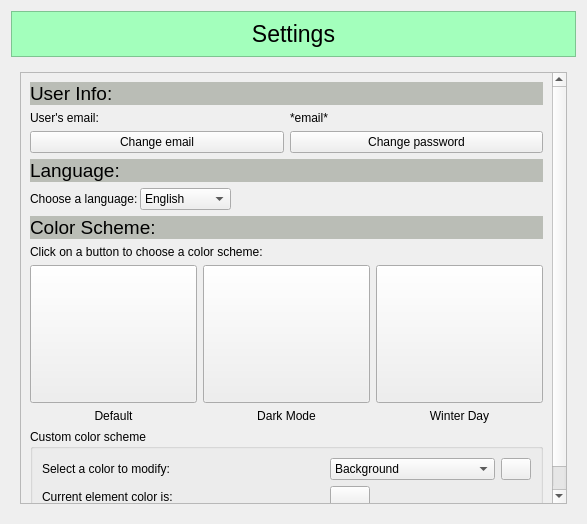
<?xml version="1.0" encoding="UTF-8"?>
<ui version="4.0">
 <class>SettingsSubPage</class>
 <widget class="QWidget" name="SettingsSubPage">
  <property name="geometry">
   <rect>
    <x>0</x>
    <y>0</y>
    <width>587</width>
    <height>524</height>
   </rect>
  </property>
  <property name="sizePolicy">
   <sizepolicy hsizetype="Preferred" vsizetype="Preferred">
    <horstretch>0</horstretch>
    <verstretch>0</verstretch>
   </sizepolicy>
  </property>
  <property name="windowTitle">
   <string>Form</string>
  </property>
  <layout class="QGridLayout" name="gridLayout" rowstretch="1,0" columnstretch="0,0">
   <item row="0" column="1">
    <widget class="QFrame" name="frame">
     <property name="sizePolicy">
      <sizepolicy hsizetype="Minimum" vsizetype="Fixed">
       <horstretch>0</horstretch>
       <verstretch>0</verstretch>
      </sizepolicy>
     </property>
     <property name="styleSheet">
      <string notr="true">background-color: #a3ffbc;</string>
     </property>
     <property name="frameShape">
      <enum>QFrame::StyledPanel</enum>
     </property>
     <property name="frameShadow">
      <enum>QFrame::Raised</enum>
     </property>
     <layout class="QHBoxLayout" name="horizontalLayout_3">
      <item>
       <widget class="QLabel" name="label">
        <property name="font">
         <font>
          <pointsize>17</pointsize>
         </font>
        </property>
        <property name="text">
         <string>Settings</string>
        </property>
        <property name="alignment">
         <set>Qt::AlignCenter</set>
        </property>
       </widget>
      </item>
     </layout>
    </widget>
   </item>
   <item row="1" column="1">
    <widget class="QStackedWidget" name="stackedWidget">
     <property name="currentIndex">
      <number>0</number>
     </property>
     <widget class="QWidget" name="MainPage">
      <layout class="QVBoxLayout" name="verticalLayout" stretch="0">
       <item>
        <widget class="QScrollArea" name="scrollArea">
         <property name="widgetResizable">
          <bool>true</bool>
         </property>
         <widget class="QWidget" name="scrollAreaWidgetContents">
          <property name="geometry">
           <rect>
            <x>0</x>
            <y>0</y>
            <width>535</width>
            <height>509</height>
           </rect>
          </property>
          <layout class="QVBoxLayout" name="verticalLayout_2" stretch="2,1,10,0,0,0,0,0,0,0">
           <item>
            <widget class="QLabel" name="UserInfoLabel_2">
             <property name="sizePolicy">
              <sizepolicy hsizetype="Preferred" vsizetype="Minimum">
               <horstretch>0</horstretch>
               <verstretch>0</verstretch>
              </sizepolicy>
             </property>
             <property name="font">
              <font>
               <pointsize>14</pointsize>
              </font>
             </property>
             <property name="styleSheet">
              <string notr="true">background-color: rgb(85, 87, 83);
background-color: rgb(186, 189, 182);</string>
             </property>
             <property name="text">
              <string>User Info:</string>
             </property>
            </widget>
           </item>
           <item>
            <spacer name="verticalSpacer_7">
             <property name="orientation">
              <enum>Qt::Vertical</enum>
             </property>
             <property name="sizeType">
              <enum>QSizePolicy::Preferred</enum>
             </property>
             <property name="sizeHint" stdset="0">
              <size>
               <width>20</width>
               <height>4</height>
              </size>
             </property>
            </spacer>
           </item>
           <item>
            <layout class="QGridLayout" name="gridLayout_3" rowstretch="0,0" columnstretch="0,0">
             <property name="sizeConstraint">
              <enum>QLayout::SetMinimumSize</enum>
             </property>
             <item row="0" column="0">
              <widget class="QLabel" name="EmailLabel">
               <property name="sizePolicy">
                <sizepolicy hsizetype="Preferred" vsizetype="Minimum">
                 <horstretch>0</horstretch>
                 <verstretch>0</verstretch>
                </sizepolicy>
               </property>
               <property name="text">
                <string>User's email:</string>
               </property>
              </widget>
             </item>
             <item row="0" column="1">
              <widget class="QLabel" name="Email">
               <property name="sizePolicy">
                <sizepolicy hsizetype="Preferred" vsizetype="Minimum">
                 <horstretch>0</horstretch>
                 <verstretch>0</verstretch>
                </sizepolicy>
               </property>
               <property name="text">
                <string>*email*</string>
               </property>
              </widget>
             </item>
             <item row="1" column="0">
              <widget class="QPushButton" name="ChangeEmailButton">
               <property name="text">
                <string>Change email</string>
               </property>
              </widget>
             </item>
             <item row="1" column="1">
              <widget class="QPushButton" name="ChangePasswordButton">
               <property name="text">
                <string>Change password</string>
               </property>
              </widget>
             </item>
            </layout>
           </item>
           <item>
            <widget class="QLabel" name="label_7">
             <property name="font">
              <font>
               <pointsize>14</pointsize>
              </font>
             </property>
             <property name="styleSheet">
              <string notr="true">background-color: rgb(85, 87, 83);
background-color: rgb(186, 189, 182);</string>
             </property>
             <property name="text">
              <string>Language:</string>
             </property>
            </widget>
           </item>
           <item>
            <layout class="QHBoxLayout" name="LanguageLayout">
             <property name="spacing">
              <number>2</number>
             </property>
             <item>
              <widget class="QLabel" name="label_9">
               <property name="text">
                <string>Choose a language:</string>
               </property>
              </widget>
             </item>
             <item>
              <widget class="QComboBox" name="LanguageBox">
               <property name="maximumSize">
                <size>
                 <width>100</width>
                 <height>16777215</height>
                </size>
               </property>
               <item>
                <property name="text">
                 <string>English</string>
                </property>
               </item>
               <item>
                <property name="text">
                 <string>Українська</string>
                </property>
               </item>
              </widget>
             </item>
             <item>
              <spacer name="horizontalSpacer">
               <property name="orientation">
                <enum>Qt::Horizontal</enum>
               </property>
               <property name="sizeHint" stdset="0">
                <size>
                 <width>40</width>
                 <height>20</height>
                </size>
               </property>
              </spacer>
             </item>
            </layout>
           </item>
           <item>
            <spacer name="verticalSpacer">
             <property name="orientation">
              <enum>Qt::Vertical</enum>
             </property>
             <property name="sizeHint" stdset="0">
              <size>
               <width>20</width>
               <height>40</height>
              </size>
             </property>
            </spacer>
           </item>
           <item>
            <widget class="QLabel" name="ColorSchemeLabel">
             <property name="font">
              <font>
               <pointsize>14</pointsize>
               <bold>false</bold>
              </font>
             </property>
             <property name="styleSheet">
              <string notr="true">background-color: rgb(85, 87, 83);
background-color: rgb(186, 189, 182);</string>
             </property>
             <property name="text">
              <string>Color Scheme:</string>
             </property>
            </widget>
           </item>
           <item>
            <widget class="QLabel" name="label_8">
             <property name="text">
              <string>Click on a button to choose a color scheme:</string>
             </property>
            </widget>
           </item>
           <item>
            <layout class="QGridLayout" name="ColorSchemeButtons">
             <item row="0" column="0">
              <widget class="QPushButton" name="Scheme1">
               <property name="minimumSize">
                <size>
                 <width>167</width>
                 <height>138</height>
                </size>
               </property>
               <property name="styleSheet">
                <string notr="true">border-image:url(&quot;://pics/default.png&quot;);</string>
               </property>
              </widget>
             </item>
             <item row="0" column="2">
              <widget class="QPushButton" name="Scheme3">
               <property name="minimumSize">
                <size>
                 <width>167</width>
                 <height>138</height>
                </size>
               </property>
               <property name="styleSheet">
                <string notr="true">border-image:url(&quot;://pics/winter.png&quot;);</string>
               </property>
               <property name="text">
                <string/>
               </property>
              </widget>
             </item>
             <item row="0" column="1">
              <widget class="QPushButton" name="Scheme2">
               <property name="minimumSize">
                <size>
                 <width>167</width>
                 <height>138</height>
                </size>
               </property>
               <property name="styleSheet">
                <string notr="true">border-image:url(&quot;://pics/dark.png&quot;);</string>
               </property>
               <property name="text">
                <string/>
               </property>
               <property name="iconSize">
                <size>
                 <width>235</width>
                 <height>156</height>
                </size>
               </property>
              </widget>
             </item>
             <item row="1" column="0">
              <widget class="QLabel" name="label_4">
               <property name="text">
                <string>Default</string>
               </property>
               <property name="alignment">
                <set>Qt::AlignCenter</set>
               </property>
              </widget>
             </item>
             <item row="1" column="1">
              <widget class="QLabel" name="label_5">
               <property name="text">
                <string>Dark Mode</string>
               </property>
               <property name="alignment">
                <set>Qt::AlignCenter</set>
               </property>
              </widget>
             </item>
             <item row="1" column="2">
              <widget class="QLabel" name="label_6">
               <property name="text">
                <string>Winter Day</string>
               </property>
               <property name="alignment">
                <set>Qt::AlignCenter</set>
               </property>
              </widget>
             </item>
            </layout>
           </item>
           <item>
            <layout class="QGridLayout" name="gridLayout_2">
             <item row="0" column="0">
              <widget class="QGroupBox" name="groupBox">
               <property name="title">
                <string>Custom color scheme</string>
               </property>
               <layout class="QGridLayout" name="gridLayout_6">
                <item row="0" column="0">
                 <widget class="QLabel" name="label_2">
                  <property name="text">
                   <string>Select a color to modify:</string>
                  </property>
                 </widget>
                </item>
                <item row="0" column="2">
                 <widget class="QPushButton" name="OpenColorSelector">
                  <property name="maximumSize">
                   <size>
                    <width>30</width>
                    <height>16777215</height>
                   </size>
                  </property>
                  <property name="text">
                   <string/>
                  </property>
                  <property name="icon">
                   <iconset resource="../../../../resources.qrc">
                    <normaloff>:/Icons/Icons/baseline_palette_black_24dp.png</normaloff>:/Icons/Icons/baseline_palette_black_24dp.png</iconset>
                  </property>
                 </widget>
                </item>
                <item row="0" column="1">
                 <widget class="QComboBox" name="CustomColorsSelectBox">
                  <item>
                   <property name="text">
                    <string>Background</string>
                   </property>
                  </item>
                  <item>
                   <property name="text">
                    <string>Top Banner</string>
                   </property>
                  </item>
                  <item>
                   <property name="text">
                    <string>Navigational Buttons</string>
                   </property>
                  </item>
                  <item>
                   <property name="text">
                    <string>Error banner</string>
                   </property>
                  </item>
                  <item>
                   <property name="text">
                    <string>Recommendation popup</string>
                   </property>
                  </item>
                  <item>
                   <property name="text">
                    <string>General Text</string>
                   </property>
                  </item>
                  <item>
                   <property name="text">
                    <string>Product priority 1</string>
                   </property>
                  </item>
                  <item>
                   <property name="text">
                    <string>Product priority 2</string>
                   </property>
                  </item>
                  <item>
                   <property name="text">
                    <string>Product priority 3</string>
                   </property>
                  </item>
                  <item>
                   <property name="text">
                    <string>Product priority 4</string>
                   </property>
                  </item>
                  <item>
                   <property name="text">
                    <string>Product priority 5</string>
                   </property>
                  </item>
                  <item>
                   <property name="text">
                    <string>Active List</string>
                   </property>
                  </item>
                  <item>
                   <property name="text">
                    <string>Inactive List</string>
                   </property>
                  </item>
                 </widget>
                </item>
                <item row="1" column="0">
                 <widget class="QLabel" name="label_3">
                  <property name="text">
                   <string>Current element color is:</string>
                  </property>
                 </widget>
                </item>
                <item row="1" column="1">
                 <widget class="QPushButton" name="ElemenColor">
                  <property name="maximumSize">
                   <size>
                    <width>40</width>
                    <height>16777215</height>
                   </size>
                  </property>
                  <property name="text">
                   <string/>
                  </property>
                 </widget>
                </item>
               </layout>
              </widget>
             </item>
            </layout>
           </item>
          </layout>
         </widget>
        </widget>
       </item>
      </layout>
     </widget>
     <widget class="QWidget" name="PasswordChangePage">
      <layout class="QGridLayout" name="gridLayout_4" rowstretch="1,2,0,0,0" columnstretch="1,2,1">
       <item row="3" column="2">
        <spacer name="horizontalSpacer_3">
         <property name="orientation">
          <enum>Qt::Horizontal</enum>
         </property>
         <property name="sizeHint" stdset="0">
          <size>
           <width>183</width>
           <height>20</height>
          </size>
         </property>
        </spacer>
       </item>
       <item row="4" column="1">
        <spacer name="verticalSpacer_2">
         <property name="orientation">
          <enum>Qt::Vertical</enum>
         </property>
         <property name="sizeHint" stdset="0">
          <size>
           <width>20</width>
           <height>18</height>
          </size>
         </property>
        </spacer>
       </item>
       <item row="1" column="0" colspan="3">
        <layout class="QFormLayout" name="formLayout">
         <item row="0" column="0">
          <widget class="QLabel" name="OldPasswordLabel">
           <property name="text">
            <string>Old password:</string>
           </property>
          </widget>
         </item>
         <item row="0" column="1">
          <widget class="QLineEdit" name="OldPasswordLineEdit">
           <property name="echoMode">
            <enum>QLineEdit::Password</enum>
           </property>
           <property name="placeholderText">
            <string>Old password...</string>
           </property>
          </widget>
         </item>
         <item row="1" column="0">
          <widget class="QLabel" name="NewPasswordLabel">
           <property name="text">
            <string>New password:</string>
           </property>
          </widget>
         </item>
         <item row="1" column="1">
          <widget class="QLineEdit" name="NewPasswordLineEdit">
           <property name="echoMode">
            <enum>QLineEdit::Password</enum>
           </property>
           <property name="placeholderText">
            <string>New password...</string>
           </property>
          </widget>
         </item>
         <item row="2" column="0">
          <widget class="QLabel" name="RepeatNewPasswordLabel">
           <property name="text">
            <string>Repeat new password:</string>
           </property>
          </widget>
         </item>
         <item row="2" column="1">
          <widget class="QLineEdit" name="RepeatNewPasswordLineEdit">
           <property name="enabled">
            <bool>true</bool>
           </property>
           <property name="echoMode">
            <enum>QLineEdit::Password</enum>
           </property>
           <property name="placeholderText">
            <string>Repeat new password...</string>
           </property>
          </widget>
         </item>
        </layout>
       </item>
       <item row="2" column="1">
        <spacer name="verticalSpacer_3">
         <property name="orientation">
          <enum>Qt::Vertical</enum>
         </property>
         <property name="sizeHint" stdset="0">
          <size>
           <width>20</width>
           <height>18</height>
          </size>
         </property>
        </spacer>
       </item>
       <item row="3" column="0">
        <spacer name="horizontalSpacer_2">
         <property name="orientation">
          <enum>Qt::Horizontal</enum>
         </property>
         <property name="sizeHint" stdset="0">
          <size>
           <width>183</width>
           <height>20</height>
          </size>
         </property>
        </spacer>
       </item>
       <item row="3" column="1">
        <layout class="QHBoxLayout" name="horizontalLayout">
         <item>
          <widget class="QPushButton" name="GoBackButton">
           <property name="text">
            <string>Go Back</string>
           </property>
          </widget>
         </item>
         <item>
          <widget class="QPushButton" name="SubmitPasswordChangeButton">
           <property name="text">
            <string>Submit</string>
           </property>
          </widget>
         </item>
        </layout>
       </item>
       <item row="0" column="0" colspan="3">
        <widget class="QLabel" name="ChangePasswordLabel">
         <property name="text">
          <string>Change password:</string>
         </property>
        </widget>
       </item>
      </layout>
     </widget>
     <widget class="QWidget" name="EmailChangePage">
      <layout class="QGridLayout" name="gridLayout_5" rowstretch="2,2,0,0,0" columnstretch="1,2,1">
       <item row="0" column="0" colspan="3">
        <widget class="QLabel" name="ChangeEmailLabel">
         <property name="text">
          <string>Change email:</string>
         </property>
        </widget>
       </item>
       <item row="1" column="0" colspan="3">
        <layout class="QFormLayout" name="formLayout_2">
         <item row="0" column="0">
          <widget class="QLabel" name="CurrentEmailLabel">
           <property name="text">
            <string>Your current email:</string>
           </property>
          </widget>
         </item>
         <item row="0" column="1">
          <widget class="QLabel" name="CurrentEmail">
           <property name="text">
            <string>*current email*</string>
           </property>
          </widget>
         </item>
         <item row="1" column="0">
          <widget class="QLabel" name="NewEmailLabel">
           <property name="text">
            <string>Your new email:</string>
           </property>
          </widget>
         </item>
         <item row="1" column="1">
          <widget class="QLineEdit" name="NewEmailLineEdit">
           <property name="echoMode">
            <enum>QLineEdit::Normal</enum>
           </property>
           <property name="placeholderText">
            <string>New email...</string>
           </property>
          </widget>
         </item>
        </layout>
       </item>
       <item row="2" column="1">
        <spacer name="verticalSpacer_4">
         <property name="orientation">
          <enum>Qt::Vertical</enum>
         </property>
         <property name="sizeHint" stdset="0">
          <size>
           <width>20</width>
           <height>177</height>
          </size>
         </property>
        </spacer>
       </item>
       <item row="3" column="0">
        <spacer name="horizontalSpacer_4">
         <property name="orientation">
          <enum>Qt::Horizontal</enum>
         </property>
         <property name="sizeHint" stdset="0">
          <size>
           <width>183</width>
           <height>20</height>
          </size>
         </property>
        </spacer>
       </item>
       <item row="3" column="1">
        <layout class="QHBoxLayout" name="horizontalLayout_2">
         <item>
          <widget class="QPushButton" name="GoBackButton_2">
           <property name="text">
            <string>Go Back</string>
           </property>
          </widget>
         </item>
         <item>
          <widget class="QPushButton" name="SubmitEmailChangeButton">
           <property name="text">
            <string>Submit</string>
           </property>
          </widget>
         </item>
        </layout>
       </item>
       <item row="3" column="2">
        <spacer name="horizontalSpacer_5">
         <property name="orientation">
          <enum>Qt::Horizontal</enum>
         </property>
         <property name="sizeHint" stdset="0">
          <size>
           <width>183</width>
           <height>20</height>
          </size>
         </property>
        </spacer>
       </item>
       <item row="4" column="1">
        <spacer name="verticalSpacer_5">
         <property name="orientation">
          <enum>Qt::Vertical</enum>
         </property>
         <property name="sizeHint" stdset="0">
          <size>
           <width>20</width>
           <height>40</height>
          </size>
         </property>
        </spacer>
       </item>
      </layout>
     </widget>
    </widget>
   </item>
  </layout>
 </widget>
 <resources>
  <include location="../../../../resources.qrc"/>
 </resources>
 <connections/>
</ui>
